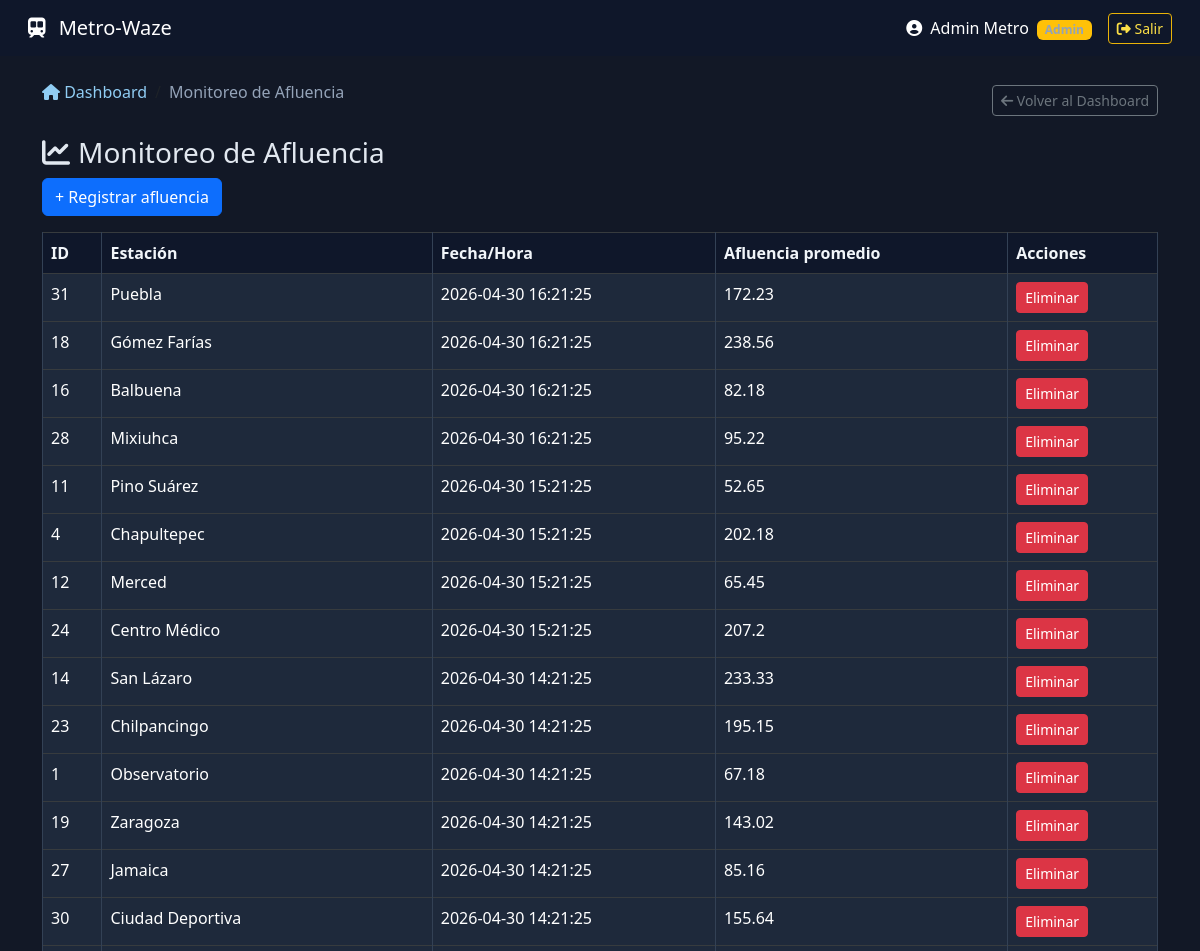
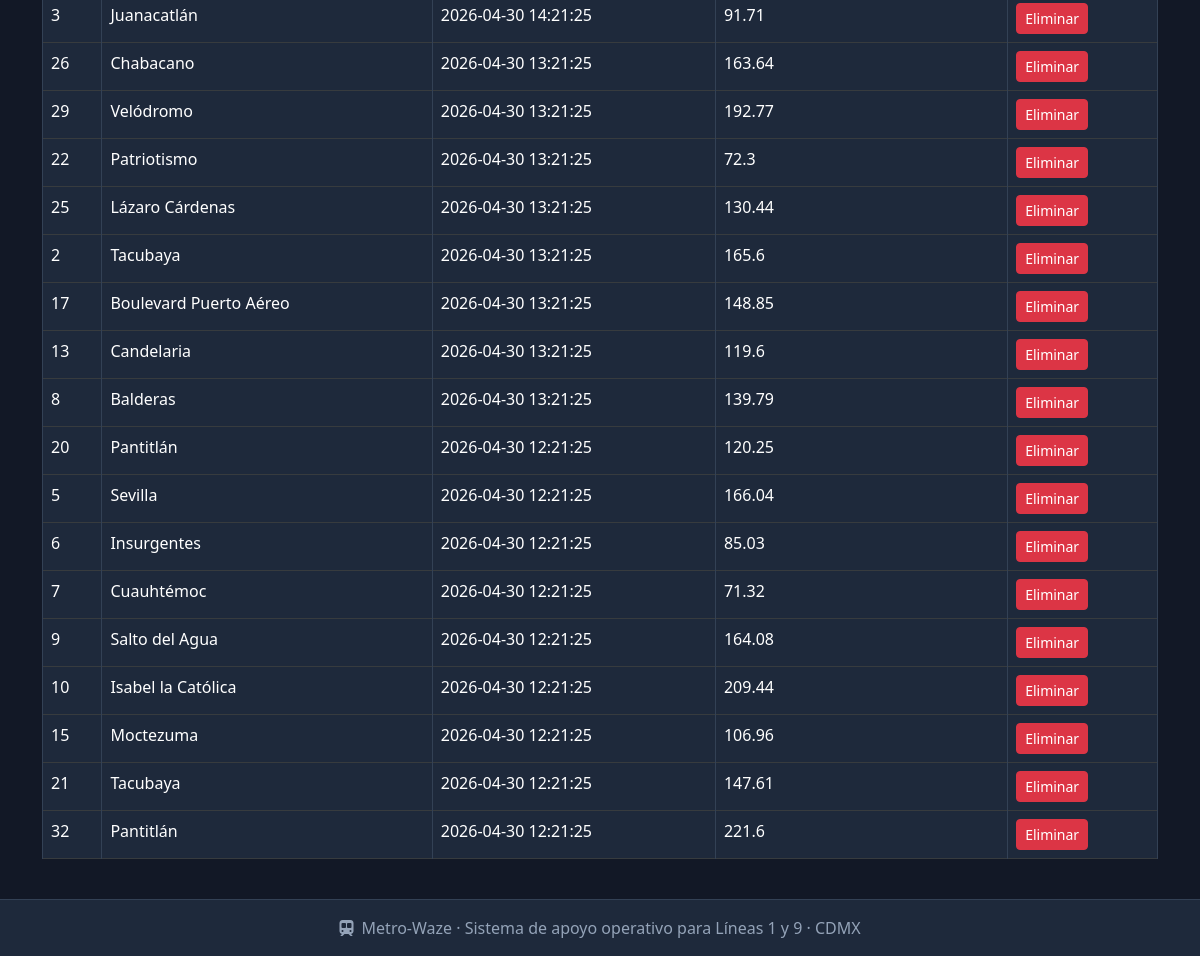
/afluencia.php (signed in), run on the app's committed database (2 pictures, top to bottom).
### tables this page shows
CREATE TABLE log (
    id_historico INT PRIMARY KEY AUTO_INCREMENT NOT NULL,
    id_estacion INT NOT NULL,
    hora_fecha DATETIME NOT NULL,
    afluencia_promedio FLOAT NOT NULL,
    FOREIGN KEY (id_estacion) REFERENCES estacion(id_estacion) ON DELETE CASCADE ON UPDATE CASCADE
);

CREATE TABLE estacion (
    id_estacion INT PRIMARY KEY AUTO_INCREMENT NOT NULL,
    nombre VARCHAR(100) NOT NULL,
    id_linea INT NOT NULL,
    tiempo_espera_segundos INT NOT NULL DEFAULT 180,
    FOREIGN KEY (id_linea) REFERENCES linea(id_linea) ON DELETE CASCADE ON UPDATE CASCADE
);

### afluencia.php (the view, shortened to what this page needs)
<?php
require_once 'header.php';
require_once 'conexion.php';
$logs = $pdo->query("
    SELECT l.*, e.nombre as estacion
    FROM log l
    JOIN estacion e ON l.id_estacion = e.id_estacion
    ORDER BY l.hora_fecha DESC
")->fetchAll();
?>
<h3><i class="fas fa-chart-line me-2"></i>Monitoreo de Afluencia</h3>
<button class="btn btn-primary mb-3" data-bs-toggle="modal" data-bs-target="#modalLog">+ Registrar afluencia</button>
<table class="table table-bordered table-hover">
    <thead class="table-dark">
        <tr><th>ID</th><th>Estación</th><th>Fecha/Hora</th><th>Afluencia promedio</th><th>Acciones</th></tr>
    </thead>
    <tbody class="table-dark">
    <?php foreach ($logs as $log): ?>
        <tr>
            <td><?= $log['id_historico'] ?></td>
            <td><?= htmlspecialchars($log['estacion']) ?></td>
            <td><?= $log['hora_fecha'] ?></td>
            <td><?= $log['afluencia_promedio'] ?></td>
            <td>
                <a href="?eliminar=<?= $log['id_historico'] ?>" class="btn btn-sm btn-danger" onclick="return confirm('¿Eliminar?')">Eliminar</a>
            </td>
        </tr>
    <?php endforeach; ?>
    </tbody>
</table>
<?php require_once 'footer.php'; ?>

### header.php (style rules this page uses)
body { background: #121826; color: #e2e8f0; display: flex; flex-direction: column; min-height: 100vh; font-family: 'Segoe UI', system-ui; }
h1, h2, h3, h4, h5, h6, p, span, div:not(.modal-content):not(.card-dashboard) { color: #e2e8f0; }
.table, .table-hover, .table-bordered, .table-striped { background-color: #1e293b !important; color: #e2e8f0 !important; border-color: #334155 !important; }
.table th, .table td { border-color: #334155 !important; background-color: inherit !important; }
.table thead th, .table-dark thead th { background-color: #0f172a !important; color: #f1f5f9 !important; border-bottom-color: #334155 !important; }

### data on the page
log: id_historico "31", id_estacion.nombre "Puebla", hora_fecha "2026-04-30 16:21:25", afluencia_promedio "172.23"
log: id_historico "18", id_estacion.nombre "Gómez Farías", hora_fecha "2026-04-30 16:21:25", afluencia_promedio "238.56"
log: id_historico "16", id_estacion.nombre "Balbuena", hora_fecha "2026-04-30 16:21:25", afluencia_promedio "82.18"
log: id_historico "28", id_estacion.nombre "Mixiuhca", hora_fecha "2026-04-30 16:21:25", afluencia_promedio "95.22"
log: id_historico "11", id_estacion.nombre "Pino Suárez", hora_fecha "2026-04-30 15:21:25", afluencia_promedio "52.65"
log: id_historico "4", id_estacion.nombre "Chapultepec", hora_fecha "2026-04-30 15:21:25", afluencia_promedio "202.18"
log: id_historico "12", id_estacion.nombre "Merced", hora_fecha "2026-04-30 15:21:25", afluencia_promedio "65.45"
log: id_historico "24", id_estacion.nombre "Centro Médico", hora_fecha "2026-04-30 15:21:25", afluencia_promedio "207.2"
log: id_historico "14", id_estacion.nombre "San Lázaro", hora_fecha "2026-04-30 14:21:25", afluencia_promedio "233.33"
log: id_historico "23", id_estacion.nombre "Chilpancingo", hora_fecha "2026-04-30 14:21:25", afluencia_promedio "195.15"
log: id_historico "1", id_estacion.nombre "Observatorio", hora_fecha "2026-04-30 14:21:25", afluencia_promedio "67.18"
log: id_historico "19", id_estacion.nombre "Zaragoza", hora_fecha "2026-04-30 14:21:25", afluencia_promedio "143.02"
log: id_historico "27", id_estacion.nombre "Jamaica", hora_fecha "2026-04-30 14:21:25", afluencia_promedio "85.16"
log: id_historico "30", id_estacion.nombre "Ciudad Deportiva", hora_fecha "2026-04-30 14:21:25", afluencia_promedio "155.64"
log: id_historico "3", id_estacion.nombre "Juanacatlán", hora_fecha "2026-04-30 14:21:25", afluencia_promedio "91.71"
log: id_historico "26", id_estacion.nombre "Chabacano", hora_fecha "2026-04-30 13:21:25", afluencia_promedio "163.64"
log: id_historico "29", id_estacion.nombre "Velódromo", hora_fecha "2026-04-30 13:21:25", afluencia_promedio "192.77"
log: id_historico "22", id_estacion.nombre "Patriotismo", hora_fecha "2026-04-30 13:21:25", afluencia_promedio "72.3"
log: id_historico "25", id_estacion.nombre "Lázaro Cárdenas", hora_fecha "2026-04-30 13:21:25", afluencia_promedio "130.44"
log: id_historico "2", id_estacion.nombre "Tacubaya", hora_fecha "2026-04-30 13:21:25", afluencia_promedio "165.6"
log: id_historico "17", id_estacion.nombre "Boulevard Puerto Aéreo", hora_fecha "2026-04-30 13:21:25", afluencia_promedio "148.85"
log: id_historico "13", id_estacion.nombre "Candelaria", hora_fecha "2026-04-30 13:21:25", afluencia_promedio "119.6"
log: id_historico "8", id_estacion.nombre "Balderas", hora_fecha "2026-04-30 13:21:25", afluencia_promedio "139.79"
log: id_historico "20", id_estacion.nombre "Pantitlán", hora_fecha "2026-04-30 12:21:25", afluencia_promedio "120.25"
log: id_historico "5", id_estacion.nombre "Sevilla", hora_fecha "2026-04-30 12:21:25", afluencia_promedio "166.04"
log: id_historico "6", id_estacion.nombre "Insurgentes", hora_fecha "2026-04-30 12:21:25", afluencia_promedio "85.03"
log: id_historico "7", id_estacion.nombre "Cuauhtémoc", hora_fecha "2026-04-30 12:21:25", afluencia_promedio "71.32"
log: id_historico "9", id_estacion.nombre "Salto del Agua", hora_fecha "2026-04-30 12:21:25", afluencia_promedio "164.08"
log: id_historico "10", id_estacion.nombre "Isabel la Católica", hora_fecha "2026-04-30 12:21:25", afluencia_promedio "209.44"
log: id_historico "15", id_estacion.nombre "Moctezuma", hora_fecha "2026-04-30 12:21:25", afluencia_promedio "106.96"
log: id_historico "21", id_estacion.nombre "Tacubaya", hora_fecha "2026-04-30 12:21:25", afluencia_promedio "147.61"
log: id_historico "32", id_estacion.nombre "Pantitlán", hora_fecha "2026-04-30 12:21:25", afluencia_promedio "221.6"

### other printed values
$usuario_nombre "Admin Metro"
$page_title "Monitoreo de Afluencia"
